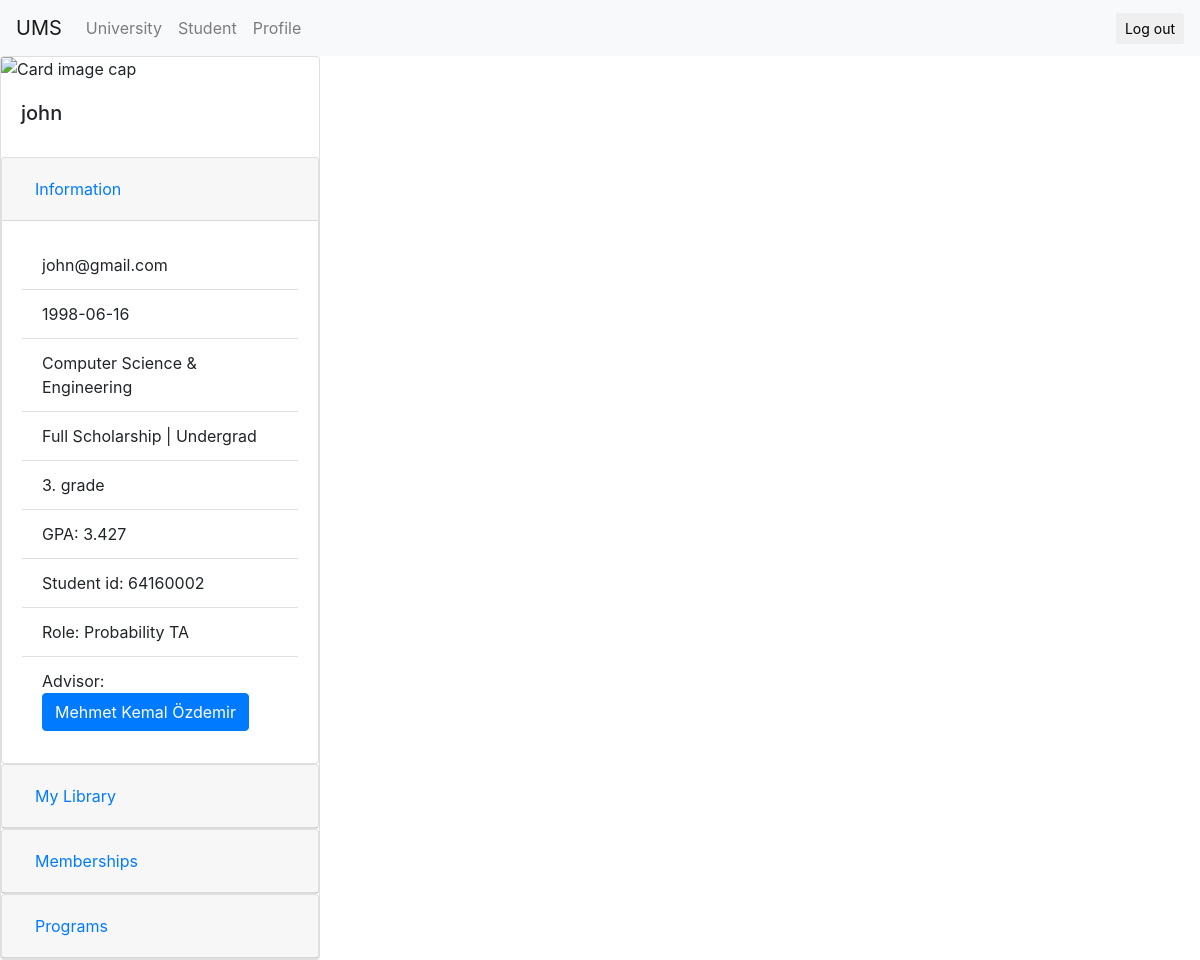
The page /profile.php (signed in) on the database as committed earlier.
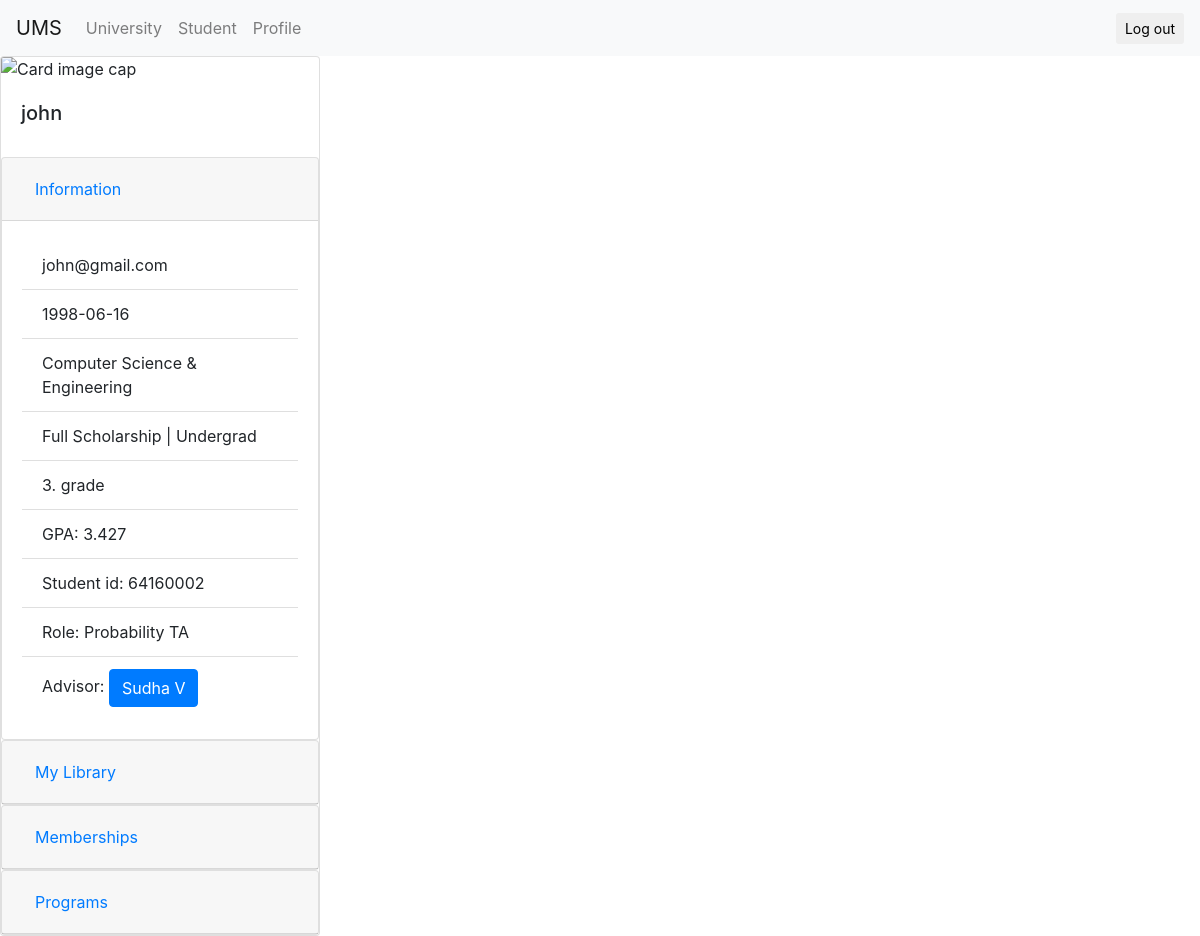
The same page on the database as committed later.
### tables this page shows
CREATE TABLE `student` (
  `student_id` int(255) NOT NULL,
  `name` varchar(255) NOT NULL,
  `birthdate` date NOT NULL,
  `course_code` varchar(255) NOT NULL,
  `advisor_name` varchar(255) NOT NULL,
  `degree` varchar(255) NOT NULL,
  `scholarship` varchar(255) NOT NULL,
  `grade` int(255) NOT NULL,
  `emp_type` varchar(255) NOT NULL,
  `department` varchar(255) NOT NULL,
  `email` varchar(255) NOT NULL
);

### profile.php (the view, shortened to what the changed rows need)
<?php include('server.php') ?>
<!DOCTYPE html>
<html lang="en">
    <head>
        <link rel="stylesheet" href="https://maxcdn.bootstrapcdn.com/bootstrap/4.0.0/css/bootstrap.min.css">
    </head>
<body>
      <div class="card" style="width: 20rem;">
        <div class="card-body">
            <?php
            $cur_email = $_SESSION['email'];
            $query = "SELECT * FROM student WHERE email = '$cur_email'";
            $results = mysqli_query($db, $query);
            $student = mysqli_fetch_array($results); ?>
            <h5 class="card-title"><?php echo $student['name']; ?></h5>
        </div>
          <div id="accordion">
            <div class="card">
              <div id="collapseOne" class="collapse show" aria-labelledby="headingOne" data-parent="#accordion">
                <div class="card-body">
                  <ul class="list-group list-group-flush">
                    <li class="list-group-item"><?php echo $student['email']; ?></li>
                    <li class="list-group-item"><?php echo $student['birthdate']; ?></li>
                    <li class="list-group-item"><?php echo $student['department']; ?></li>
                    <li class="list-group-item"><?php echo $student['scholarship']; echo " | "; echo $student['degree'];?></li>
                    <li class="list-group-item"><?php echo $student['grade']; echo ". grade" ?></li>
                    <li class="list-group-item">
                    <?php
                      $st_id = $student['student_id'];
                      $query = "SELECT * FROM student_past_courses WHERE student_id = '$st_id'";
                      $results = mysqli_query($db, $query);
                      $total_grade = 0;
                      $total_course = 0;
                      while($row = mysqli_fetch_array($results))
                      {
                        $total_grade = $total_grade + $row['final_grade'];
                        $total_course = $total_course + 1;
                      }
                        $mean = $total_grade/$total_course;
                        echo "GPA: "; echo round($mean/25,3);
                      ?>
                      </li>
                    <li class="list-group-item"><?php echo "Student id: "; echo $student['student_id']; ?></li>
                    <li class="list-group-item"><?php echo "Role: "; echo $student['emp_type']; ?></li>
                    <li class="list-group-item">Advisor:
                        <button type="button" class="btn btn-primary" data-toggle="modal" data-target="#exampleModal">
                            <?php echo $student['advisor_name'];  ?>
                        </button>
                    </li>
                  </ul>
                </div>
              </div>
            </div>
          </div>
      </div>
</body>
</html>

Rows that differ between the two databases and show on the page:
changed student "john": advisor_name "Mehmet Kemal Özdemir" → "Sudha V"
